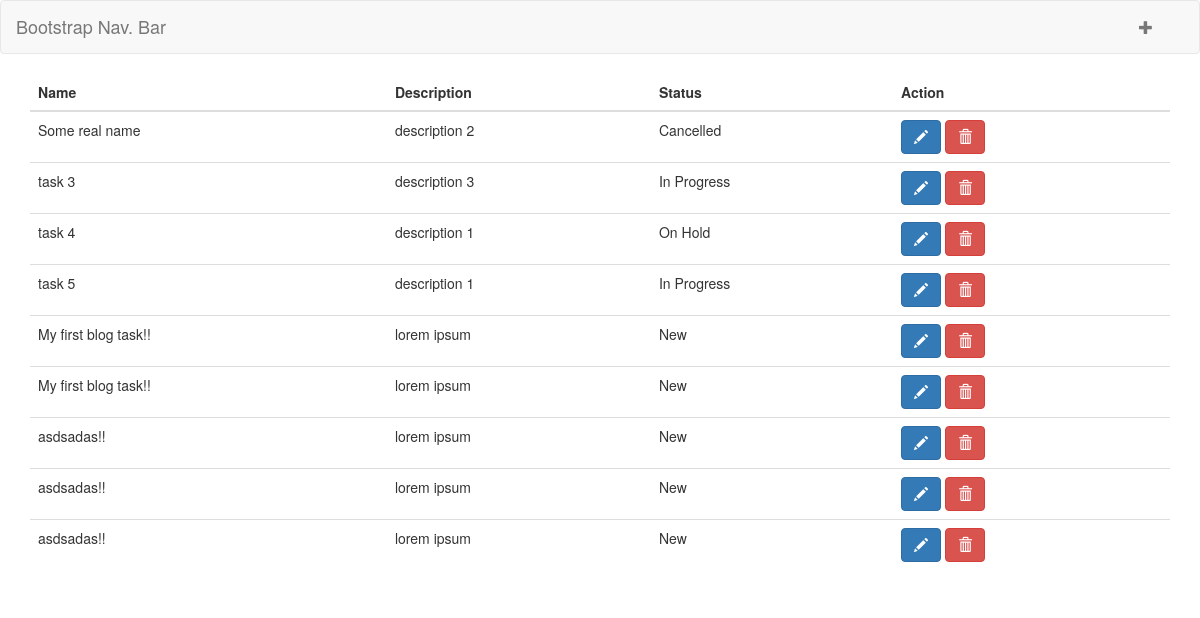
The page /tasks.php on the database its author committed.
### tables this page shows
CREATE TABLE `tasks` (
  `id` int(11) unsigned NOT NULL AUTO_INCREMENT,
  `user_id` int(11) unsigned NOT NULL,
  `name` varchar(255) DEFAULT NULL,
  `description` text,
  `status` enum('New','In Progress','On Hold','Cancelled','Done') DEFAULT 'New',
  `created_at` datetime DEFAULT NULL,
  `updated_at` datetime DEFAULT NULL,
  PRIMARY KEY (`id`)
);

### tasks.php (the view, shortened to what this page needs)
<?php require_once 'templates/_header.php'; ?>
<?php require_once 'templates/navigation-task.php'; ?>
	<div class="container">
		<table class="table">
		 <thead>
		 	<tr>
				<th>Name</th>
				<th>Description</th>
				<th>Status</th>
				<th>Action</th>
			</tr>
		 </thead>
		<tbody>
		<?php
		$conn = connect();
		$select_statement = $conn->prepare('SELECT * FROM tasks');
		if($select_statement->execute()) {
			while ($row = $select_statement->fetch()) {
				?>
				<tr>
					<td><?= $row['name']; ?></td>
					<td><?= $row['description']; ?></td>
					<td><?= $row['status']; ?></td>
					<td>
						<a data-toggle="tooltip" data-placement="left" title="Edit Task" class="btn btn-primary" href="tasks-update.php?id=<?= $row['id']; ?>"><span class="glyphicon glyphicon-pencil" aria-hidden="true"></span></a>
						<a data-toggle="tooltip" data-placement="right" title="Delete Task" class="btn btn-danger" href="#" onclick="confirmdelete(<?= $row['id']; ?>)"><span class="glyphicon glyphicon-trash" aria-hidden="true"></span></a>
					</td>
				</tr>
				<?php
			}
		}
		?>
		</tbody>
		</table>
	</div>
<?php require_once 'templates/_footer.php'; ?>

### templates/_header.php (shortened to what this page needs)
<!DOCTYPE html>
<html>
<head>
	<link rel="stylesheet" type="text/css" href="css/bootstrap.min.css">
</head>
<body>

### templates/navigation-task.php (shortened to what this page needs)
<nav class="navbar navbar-default">
  <div class="container-fluid">
    <div class="navbar-header">
      <a class="navbar-brand" href="#">Bootstrap Nav. Bar</a>
    </div>
    <div class="collapse navbar-collapse" id="bs-example-navbar-collapse-1">
  		<ul class="nav navbar-nav pull-right">
  			<li data-toggle="tooltip" data-placement="left" title="Add New Task"><a class="btn" href="tasks-add.php"><span class="glyphicon glyphicon-plus" aria-hidden="true"></span></a></li>
  		</ul>
  	</div>
    </div>
</nav>

### templates/_footer.php
</body>
</html>

### rows shown on the page
tasks: name "Some real name", description "description 2", status "Cancelled"
tasks: name "task 3", description "description 3", status "In Progress"
tasks: name "task 4", description "description 1", status "On Hold"
tasks: name "task 5", description "description 1", status "In Progress"
tasks: name "My first blog task!!", description "lorem ipsum", status "New"
tasks: name "My first blog task!!", description "lorem ipsum", status "New"
tasks: name "asdsadas!!", description "lorem ipsum", status "New"
tasks: name "asdsadas!!", description "lorem ipsum", status "New"
tasks: name "asdsadas!!", description "lorem ipsum", status "New"
